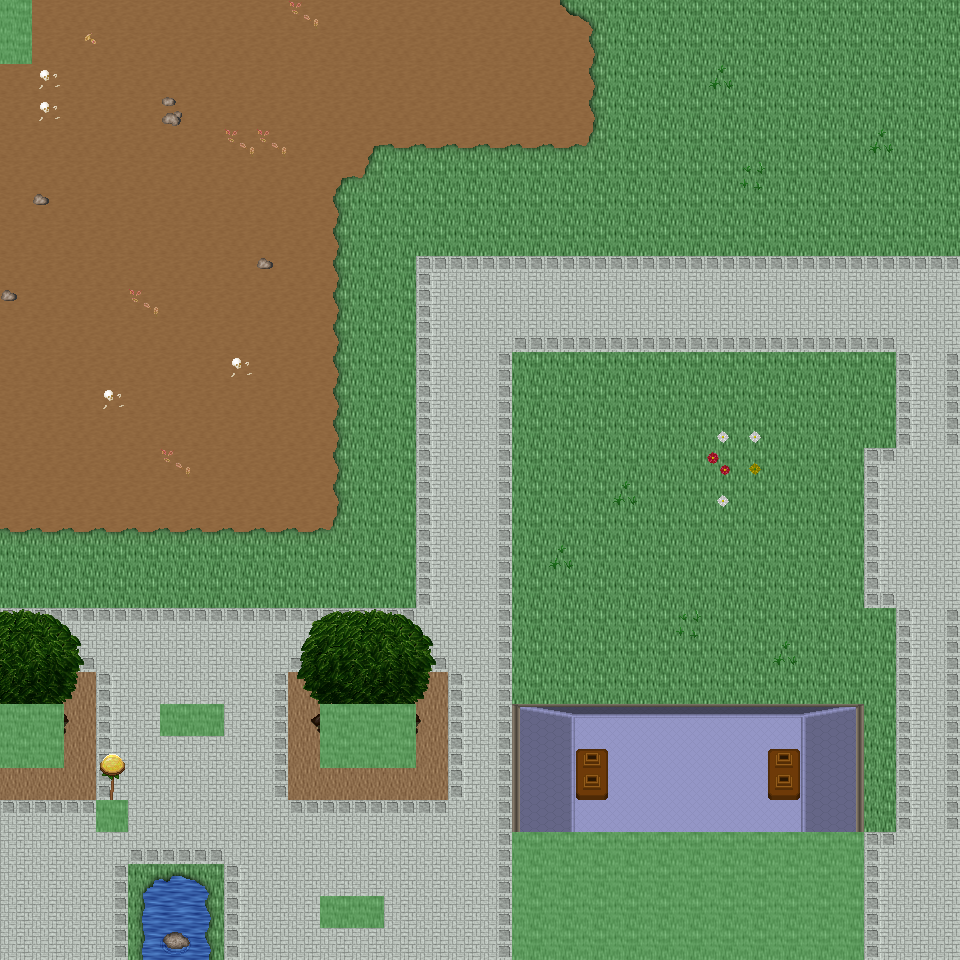

This is a level from a 2D game, rendered from its Tiled map with the project's own tilesets. A one-line summary and the map file follow, with tile-layer data summarised:
An orthogonal 30x30 tile map with 32x32 px tiles, 6 tile layers (Ground, Object, Object2, Above, ...), 53 tilesets and 6 objects (6x mapExit).

<map version="1.0" orientation="orthogonal" renderorder="right-down" width="30" height="30" tilewidth="32" tileheight="32" nextobjectid="7">
  <tileset firstgid="1" name="tileset_ground_ground" tilewidth="32" tileheight="32" tilecount="33" columns="3">
    <image source="../drawable/tileset_ground_ground.png" width="96" height="352" />
  </tileset>
  <tileset firstgid="34" name="tileset_building_castle" tilewidth="32" tileheight="32" tilecount="320" columns="20">
    <image source="../drawable/tileset_building_castle.png" width="640" height="512" />
  </tileset>
  <tileset firstgid="354" name="tileset_ground_square_patch" tilewidth="32" tileheight="32" tilecount="9" columns="3">
    <image source="../drawable/tileset_ground_square_patch.png" width="96" height="96" />
  </tileset>
  <tileset firstgid="363" name="tileset_building_decoration_banner" tilewidth="32" tileheight="32" tilecount="12" columns="1">
    <image source="../drawable/tileset_building_decoration_banner.png" width="32" height="384" />
  </tileset>
  <tileset firstgid="375" name="tileset_ground_water_pool" tilewidth="32" tileheight="32" tilecount="72" columns="3">
    <image source="../drawable/tileset_ground_water_pool.png" width="96" height="768" />
  </tileset>
  <tileset firstgid="447" name="tileset_building_wall_wall_brown" tilewidth="32" tileheight="32" tilecount="12" columns="3">
    <image source="../drawable/tileset_building_wall_wall_brown.png" width="96" height="128" />
  </tileset>
  <tileset firstgid="459" name="tileset_plant_grasses" tilewidth="32" tileheight="32" tilecount="6" columns="3">
    <image source="../drawable/tileset_plant_grasses.png" width="96" height="64" />
  </tileset>
  <tileset firstgid="465" name="tileset_plant_flower_daisy_white" tilewidth="32" tileheight="32" tilecount="8" columns="2">
    <image source="../drawable/tileset_plant_flower_daisy_white.png" width="64" height="128" />
  </tileset>
  <tileset firstgid="473" name="tileset_plant_tree_tree_darkgreen" tilewidth="32" tileheight="32" tilecount="88" columns="8">
    <image source="../drawable/tileset_plant_tree_tree_darkgreen.png" width="256" height="352" />
  </tileset>
  <tileset firstgid="561" name="tileset_plant_flower_daisy_red" tilewidth="32" tileheight="32" tilecount="8" columns="2">
    <image source="../drawable/tileset_plant_flower_daisy_red.png" width="64" height="128" />
  </tileset>
  <tileset firstgid="569" name="tileset_ground_grass_edges" tilewidth="32" tileheight="32" tilecount="36" columns="12">
    <image source="../drawable/tileset_ground_grass_edges.png" width="384" height="96" />
  </tileset>
  <tileset firstgid="605" name="tileset_ground_grass_corners" tilewidth="32" tileheight="32" tilecount="24" columns="6">
    <image source="../drawable/tileset_ground_grass_corners.png" width="192" height="128" />
  </tileset>
  <tileset firstgid="629" name="tileset_plant_bush_hedge" tilewidth="32" tileheight="32" tilecount="35" columns="5">
    <image source="../drawable/tileset_plant_bush_hedge.png" width="160" height="224" />
  </tileset>
  <tileset firstgid="664" name="tileset_ground_rock_pebbles" tilewidth="32" tileheight="32" tilecount="3" columns="1">
    <image source="../drawable/tileset_ground_rock_pebbles.png" width="32" height="96" />
  </tileset>
  <tileset firstgid="667" name="tileset_plant_bush_bushes" tilewidth="32" tileheight="32" tilecount="10" columns="5">
    <image source="../drawable/tileset_plant_bush_bushes.png" width="160" height="64" />
  </tileset>
  <tileset firstgid="677" name="tileset_building_roof_red" tilewidth="32" tileheight="32" tilecount="20" columns="5">
    <image source="../drawable/tileset_building_roof_red.png" width="160" height="128" />
  </tileset>
  <tileset firstgid="697" name="tileset_plant_flower_daisy_yellow" tilewidth="32" tileheight="32" tilecount="8" columns="2">
    <image source="../drawable/tileset_plant_flower_daisy_yellow.png" width="64" height="128" />
  </tileset>
  <tileset firstgid="705" name="tileset_plant_leaves" tilewidth="32" tileheight="32" tilecount="8" columns="4">
    <image source="../drawable/tileset_plant_leaves.png" width="128" height="64" />
  </tileset>
  <tileset firstgid="713" name="tileset_item_corpse_skull_pale" tilewidth="32" tileheight="32" tilecount="2" columns="2">
    <image source="../drawable/tileset_item_corpse_skull_pale.png" width="64" height="32" />
  </tileset>
  <tileset firstgid="715" name="tileset_building_roof_blue" tilewidth="32" tileheight="32" tilecount="20" columns="5">
    <image source="../drawable/tileset_building_roof_blue.png" width="160" height="128" />
  </tileset>
  <tileset firstgid="735" name="tileset_plant_cactus" tilewidth="32" tileheight="32" tilecount="2" columns="1">
    <image source="../drawable/tileset_plant_cactus.png" width="32" height="64" />
  </tileset>
  <tileset firstgid="737" name="tileset_plant_flower_daisy_blue" tilewidth="32" tileheight="32" tilecount="8" columns="2">
    <image source="../drawable/tileset_plant_flower_daisy_blue.png" width="64" height="128" />
  </tileset>
  <tileset firstgid="745" name="tileset_plant_stump_stump_brown" tilewidth="32" tileheight="32" tilecount="4" columns="2">
    <image source="../drawable/tileset_plant_stump_stump_brown.png" width="64" height="64" />
  </tileset>
  <tileset firstgid="749" name="tileset_plant_stump_rectangular" tilewidth="32" tileheight="32" tilecount="4" columns="2">
    <image source="../drawable/tileset_plant_stump_rectangular.png" width="64" height="64" />
  </tileset>
  <tileset firstgid="753" name="tileset_furniture_carpet_border" tilewidth="32" tileheight="32" tilecount="12" columns="3">
    <image source="../drawable/tileset_furniture_carpet_border.png" width="96" height="128" />
  </tileset>
  <tileset firstgid="765" name="tileset_ground_pothole" tilewidth="32" tileheight="32" tilecount="4" columns="4">
    <image source="../drawable/tileset_ground_pothole.png" width="128" height="32" />
  </tileset>
  <tileset firstgid="769" name="tileset_furniture_carpet_carpets" tilewidth="32" tileheight="32" tilecount="8" columns="4">
    <image source="../drawable/tileset_furniture_carpet_carpets.png" width="128" height="64" />
  </tileset>
  <tileset firstgid="777" name="tileset_building_roof_yellow" tilewidth="32" tileheight="32" tilecount="20" columns="5">
    <image source="../drawable/tileset_building_roof_yellow.png" width="160" height="128" />
  </tileset>
  <tileset firstgid="797" name="tileset_plant_stump_stump_green" tilewidth="32" tileheight="32" tilecount="4" columns="2">
    <image source="../drawable/tileset_plant_stump_stump_green.png" width="64" height="64" />
  </tileset>
  <tileset firstgid="801" name="tileset_item_pot_pot_golden_centred" tilewidth="32" tileheight="32" tilecount="3" columns="3">
    <image source="../drawable/tileset_item_pot_pot_golden_centred.png" width="96" height="32" />
  </tileset>
  <tileset firstgid="804" name="tileset_building_roof_green" tilewidth="32" tileheight="32" tilecount="20" columns="5">
    <image source="../drawable/tileset_building_roof_green.png" width="160" height="128" />
  </tileset>
  <tileset firstgid="824" name="tileset_item_statue_fairypool" tilewidth="32" tileheight="32" tilecount="16" columns="2">
    <image source="../drawable/tileset_item_statue_fairypool.png" width="64" height="256" />
  </tileset>
  <tileset firstgid="840" name="tileset_building_window_window_left" tilewidth="32" tileheight="32" tilecount="2" columns="2">
    <image source="../drawable/tileset_building_window_window_left.png" width="64" height="32" />
  </tileset>
  <tileset firstgid="842" name="tileset_building_window_window_long" tilewidth="32" tileheight="32" tilecount="3" columns="3">
    <image source="../drawable/tileset_building_window_window_long.png" width="96" height="32" />
  </tileset>
  <tileset firstgid="845" name="tileset_building_door_door_n" tilewidth="32" tileheight="32" tilecount="6" columns="3">
    <image source="../drawable/tileset_building_door_door_n.png" width="96" height="64" />
  </tileset>
  <tileset firstgid="851" name="tileset_item_postbox" tilewidth="32" tileheight="32" tilecount="4" columns="2">
    <image source="../drawable/tileset_item_postbox.png" width="64" height="64" />
  </tileset>
  <tileset firstgid="855" name="tileset_building_window_window_right" tilewidth="32" tileheight="32" tilecount="2" columns="2">
    <image source="../drawable/tileset_building_window_window_right.png" width="64" height="32" />
  </tileset>
  <tileset firstgid="857" name="tileset_building_decoration_blue_circle" tilewidth="32" tileheight="32" tilecount="4" columns="2">
    <image source="../drawable/tileset_building_decoration_blue_circle.png" width="64" height="64" />
  </tileset>
  <tileset firstgid="861" name="tileset_plant_indoor_flower_baskets" tilewidth="32" tileheight="32" tilecount="3" columns="1">
    <image source="../drawable/tileset_plant_indoor_flower_baskets.png" width="32" height="96" />
  </tileset>
  <tileset firstgid="864" name="tileset_building_decoration_chimney_big" tilewidth="32" tileheight="32" tilecount="2" columns="1">
    <image source="../drawable/tileset_building_decoration_chimney_big.png" width="32" height="64" />
  </tileset>
  <tileset firstgid="866" name="tileset_building_decoration_banner_long" tilewidth="32" tileheight="32" tilecount="3" columns="3">
    <image source="../drawable/tileset_building_decoration_banner_long.png" width="96" height="32" />
  </tileset>
  <tileset firstgid="869" name="tileset_building_decoration_chimney" tilewidth="32" tileheight="32" tilecount="2" columns="1">
    <image source="../drawable/tileset_building_decoration_chimney.png" width="32" height="64" />
  </tileset>
  <tileset firstgid="871" name="tileset_building_decoration_longhorn_skull" tilewidth="32" tileheight="32" tilecount="6" columns="3">
    <image source="../drawable/tileset_building_decoration_longhorn_skull.png" width="96" height="64" />
  </tileset>
  <tileset firstgid="877" name="tileset_building_decoration_library_banner" tilewidth="32" tileheight="32" tilecount="6" columns="3">
    <image source="../drawable/tileset_building_decoration_library_banner.png" width="96" height="64" />
  </tileset>
  <tileset firstgid="883" name="tileset_logic_creature_elf" tilewidth="32" tileheight="32" tilecount="16" columns="8">
    <image source="../drawable/tileset_logic_creature_elf.png" width="256" height="64" />
  </tileset>
  <tileset firstgid="899" name="tileset_logic_portal" tilewidth="32" tileheight="32" tilecount="24" columns="8">
    <image source="../drawable/tileset_logic_portal.png" width="256" height="96" />
  </tileset>
  <tileset firstgid="923" name="tileset_logic_collision" tilewidth="32" tileheight="32" tilecount="1" columns="1">
    <image source="../drawable/tileset_logic_collision.png" width="32" height="32" />
  </tileset>
  <tileset firstgid="924" name="tileset_ground_green_paving" tilewidth="32" tileheight="32" tilecount="18" columns="3">
    <image source="../drawable/tileset_ground_green_paving.png" width="96" height="192" />
  </tileset>
  <tileset firstgid="942" name="tileset_light_door_light" tilewidth="32" tileheight="32" tilecount="12" columns="3">
    <image source="../drawable/tileset_light_door_light.png" width="96" height="128" />
  </tileset>
  <tileset firstgid="954" name="tileset_furniture_light_roots_lamp" tilewidth="32" tileheight="32" tilecount="6" columns="2">
    <image source="../drawable/tileset_furniture_light_roots_lamp.png" width="64" height="96" />
  </tileset>
  <tileset firstgid="960" name="tileset_light_dim_yellow_light_7x5" tilewidth="32" tileheight="32" tilecount="35" columns="7">
    <image source="../drawable/tileset_light_dim_yellow_light_7x5.png" width="224" height="160" />
  </tileset>
  <tileset firstgid="995" name="tileset_light_yellow_light_5x5" tilewidth="32" tileheight="32" tilecount="25" columns="5">
    <image source="../drawable/tileset_light_yellow_light_5x5.png" width="160" height="160" />
  </tileset>
  <tileset firstgid="1020" name="tileset_building_decoration_shop_banners" tilewidth="32" tileheight="32" tilecount="8" columns="8">
    <image source="../drawable/tileset_building_decoration_shop_banners.png" width="256" height="32" />
  </tileset>
  <layer name="Ground" width="30" height="30">
    <data>[900 cells, 900 non-empty, 10 distinct tile ids]</data>
  </layer>
  <layer name="Object" width="30" height="30">
    <data>[900 cells, 409 non-empty, 40 distinct tile ids]</data>
  </layer>
  <layer name="Object2" width="30" height="30">
    <data>[900 cells, 28 non-empty, 4 distinct tile ids]</data>
  </layer>
  <layer name="Above" width="30" height="30">
    <data>[900 cells, 92 non-empty, 30 distinct tile ids]</data>
  </layer>
  <layer name="Above2" width="30" height="30">
    <data>[900 cells, 4 non-empty, 2 distinct tile ids]</data>
  </layer>
  <layer name="Walkable" width="30" height="30">
    <data>[900 cells, 61 non-empty, 1 distinct tile ids]</data>
  </layer>
  <objectgroup name="MapEvents">
    <object id="1" name="north" type="mapExit" x="32" y="0" width="928" height="32">
      <properties>
        <property name="map" value="level_0_x155_y76" />
        <property name="x" value="1" />
        <property name="y" value="28" />
      </properties>
    </object>
    <object id="2" name="south" type="mapExit" x="0" y="928" width="512" height="32">
      <properties>
        <property name="map" value="level_0_x155_y78" />
        <property name="x" value="0" />
        <property name="y" value="1" />
      </properties>
    </object>
    <object id="3" name="south2" type="mapExit" x="864" y="928" width="96" height="32">
      <properties>
        <property name="map" value="level_0_x155_y78" />
        <property name="x" value="27" />
        <property name="y" value="1" />
      </properties>
    </object>
    <object id="4" name="west" type="mapExit" x="0" y="64" width="32" height="640">
      <properties>
        <property name="map" value="level_0_x154_y77" />
        <property name="x" value="28" />
        <property name="y" value="2" />
      </properties>
    </object>
    <object id="5" name="west2" type="mapExit" x="0" y="768" width="32" height="192">
      <properties>
        <property name="map" value="level_0_x154_y77" />
        <property name="x" value="28" />
        <property name="y" value="24" />
      </properties>
    </object>
    <object id="6" name="east" type="mapExit" x="928" y="0" width="32" height="960">
      <properties>
        <property name="map" value="level_0_x156_y77" />
        <property name="x" value="1" />
        <property name="y" value="0" />
      </properties>
    </object>
  </objectgroup>
</map>
